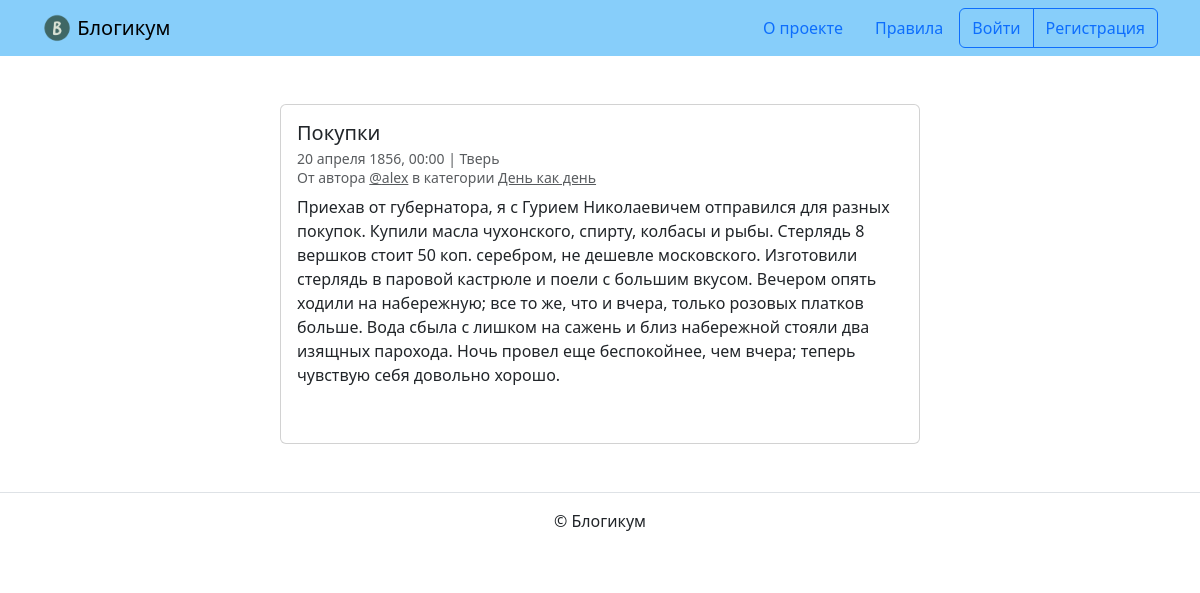
Screenshot of /posts/23/ with the database file from the repository.
### blog/models.py (models this page shows)
class Post(PublishedModel):
    title = models.CharField(max_length=256, verbose_name='Заголовок')
    text = models.TextField(verbose_name='Текст')
    pub_date = models.DateTimeField(verbose_name='Дата и время публикации',
                                    help_text='Если установить дату и время в '
                                    'будущем — можно делать отложенные'
                                    ' публикации.')
    author = models.ForeignKey(User,
                               on_delete=models.CASCADE,
                               verbose_name='Автор публикации'
                               )
    location = models.ForeignKey(Location,
                                 null=True,
                                 on_delete=models.SET_NULL,
                                 verbose_name='Местоположение'
                                 )
    category = models.ForeignKey(Category,
                                 null=True,
                                 on_delete=models.SET_NULL,
                                 verbose_name='Категория',
                                 related_name='posts'
                                 )
    image = models.ImageField('Фото', upload_to='post_images', blank=True)
    comment_count = models.PositiveIntegerField(default=0)
    class Meta:
        ordering = ('pub_date',)
        verbose_name = 'публикация'
        verbose_name_plural = 'Публикации'

class Location(PublishedModel):
    name = models.CharField(max_length=256, verbose_name='Название места')
    class Meta:
        verbose_name = 'местоположение'
        verbose_name_plural = 'Местоположения'

class Category(PublishedModel):
    title = models.CharField(max_length=256, verbose_name='Заголовок')
    description = models.TextField(verbose_name='Описание')
    slug = models.SlugField(unique=True,
                            verbose_name='Идентификатор',
                            help_text='Идентификатор страницы для URL;'
                                      ' разрешены символы латиницы, цифры,'
                                      ' дефис и подчёркивание.')
    class Meta:
        verbose_name = 'категория'
        verbose_name_plural = 'Категории'

### blog/views.py (the view)
# urls.py: path('posts/<int:pk>/', views.post_detail, name='post_detail'),
def post_detail(request, pk):
    template = 'blog/detail.html'
    post = get_object_or_404(Post.objects, pk=pk)
    if not post.is_published and post.author != request.user:
        return render(request, 'pages/404.html', status=404)
    comments = Comment.objects.filter(post_id=pk)
    form = CommentForm(request.POST)
    if form.is_valid():
        comment = form.save(commit=False)
        comment.author = request.user
        comment.post = post
        comment.save()
    context = {'post': post, 'form': form, 'comments': comments}
    return render(request, template, context)

### templates/blog/detail.html (shortened to what this page needs)
{% extends "base.html" %}
{% block content %}
  <div class="col d-flex justify-content-center">
    <div class="card" style="width: 40rem;">
      <div class="card-body">
        <h5 class="card-title">{{ post.title }}</h5>
        <h6 class="card-subtitle mb-2 text-muted">
          <small>
            {{ post.pub_date|date:"d E Y, H:i" }} | {% if post.location and post.location.is_published %}{{ post.location.name }}{% else %}Планета Земля{% endif %}<br>
            От автора <a class="text-muted" href="{% url 'blog:profile' post.author.username %}">@{{ post.author.username }}</a> в
            категории {% include "includes/category_link.html" %}
          </small>
        </h6>
        <p class="card-text">{{ post.text|linebreaksbr }}</p>
        {% include "includes/comments.html" %}
      </div>
    </div>
  </div>
{% endblock %}

### templates/includes/category_link.html
<a class="text-muted" href="{% url 'blog:category_posts' post.category.slug %}">
  {{ post.category.title }}
</a>

### rows the page displays
Post: title "Покупки", pub_date "20 апреля 1856, 00:00", location.name "Тверь", author.username "alex", category "День как день", text "Приехав от губернатора, я с Гурием Николаевичем отправился для разных покупок. Купили масла чухонского, спирту, колбасы и рыбы. Стерлядь 8 вершков стоит 50 коп. серебром, не дешевле московского. Изготовили стерлядь в паровой кастрюле и поели с большим вкусом. Вечером опять ходили на набережную; все то же, что и вчера, только розовых платков больше. Вода сбыла с лишком на сажень и близ набережной стояли два изящных парохода. Ночь провел еще беспокойнее, чем вчера; теперь чувствую себя довольно хорошо."
